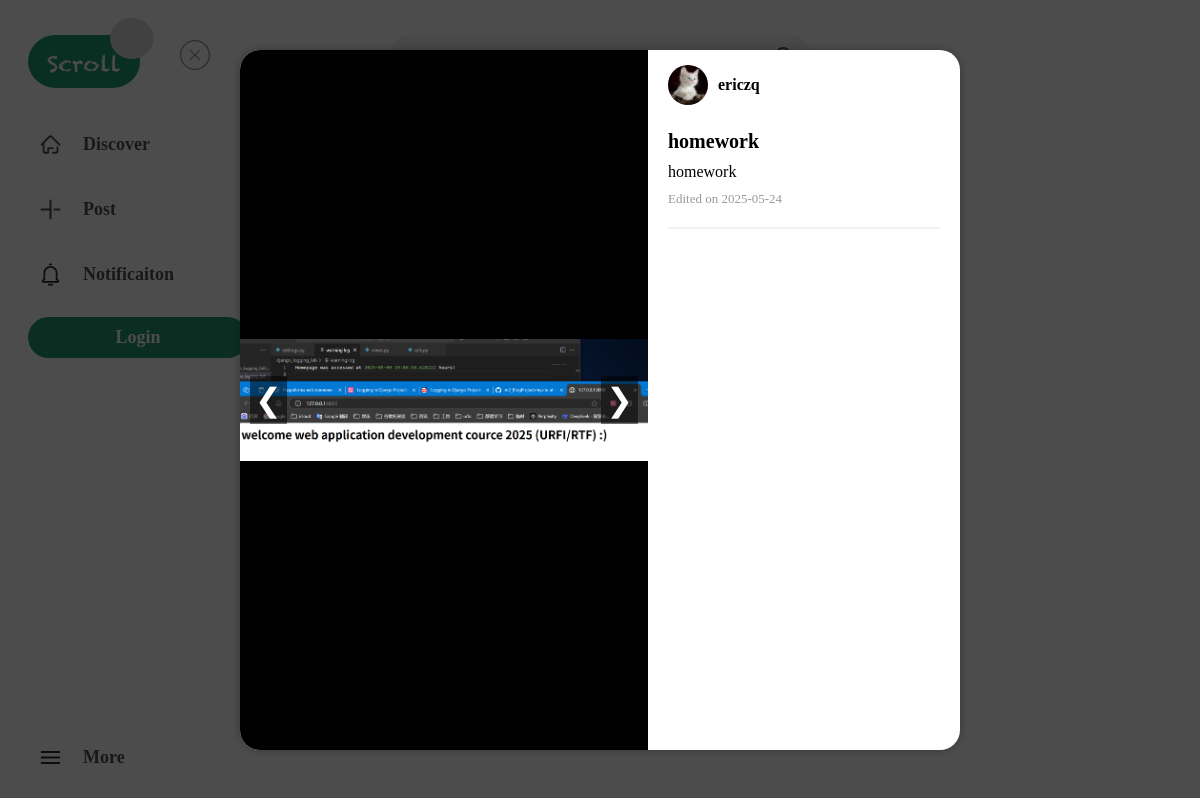
The page /post_detail/1 on the database as committed earlier.
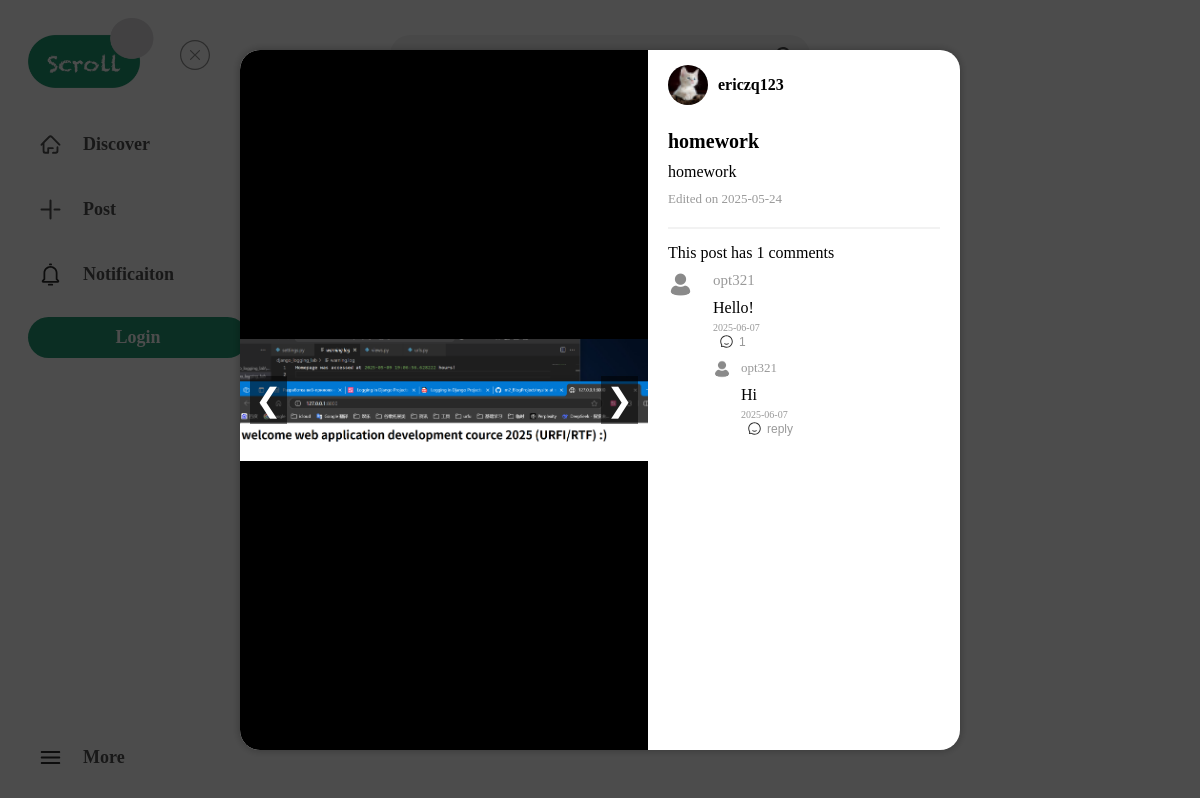
The same page on the database as committed later.
### scroll_app/models/models.py (models this page shows, shortened)
class PostImage(models.Model):
    post = models.ForeignKey(Post, related_name='images', on_delete=models.CASCADE)
    image = models.ImageField(
        upload_to=user_directory_path,
        blank=True,
        null=True)

class Post(models.Model):
    post_id = models.AutoField(primary_key=True)  # 文章ID
    title = models.CharField(max_length=100)  # 标题
    content = models.TextField()  # 内容
    author = models.ForeignKey(CustomUser, on_delete=models.CASCADE, related_name='posts')  # 作者
    is_public = models.BooleanField(default=True)  # 是否公开
    is_commentable = models.BooleanField(default=True)  # 是否可评论
    created_at = models.DateTimeField(auto_now_add=True)  # 创建时间
    updated_at = models.DateTimeField(auto_now=True)  # 更新时间

class CustomUser(AbstractUser):
    user_id = models.AutoField(primary_key=True)  # 用户ID
    email = models.EmailField(unique=True)       # 邮箱（唯一）
    avatar = models.ImageField(upload_to='avatars/', blank=True,null=True, default='avatars/user.png')  # 头像
    bio = models.TextField(blank=True, null=True)  # 个人说明
    USERNAME_FIELD = 'email'  # 使用邮箱作为登录字段
    REQUIRED_FIELDS = ['username']  # 必填字段
    groups = models.ManyToManyField(
        Group,
        verbose_name='groups',
        blank=True,
        help_text='The groups this user belongs to.',
        related_name='customuser_set',  # 自定义反向关联名称
        related_query_name='customuser',
    )
    user_permissions = models.ManyToManyField(
        Permission,
        verbose_name='user permissions',
        blank=True,
        help_text='Specific permissions for this user.',
        related_name='customuser_set',  # 自定义反向关联名称
        related_query_name='customuser',
    )

class Comment(models.Model):
    comment_id = models.AutoField(primary_key=True)  # 评论ID
    content = models.TextField()  # 内容
    author = models.ForeignKey(CustomUser, on_delete=models.CASCADE, related_name='comments')  # 作者
    post = models.ForeignKey(Post, on_delete=models.CASCADE, related_name='comments')  # 文章
    parent_comment = models.ForeignKey('self', on_delete=models.CASCADE, related_name='children_comments', null=True, blank=True)  # 父评论
    created_at = models.DateTimeField(auto_now_add=True)  # 创建时间
    updated_at = models.DateTimeField(auto_now=True)  # 更新时间

### scroll_app/views/views.py (the view)
# urls.py: path('post_detail/<int:post_id>', views.post_detail_view, name='post_detail'),
def post_detail_view(request, post_id):
    post = get_object_or_404(Post, pk=post_id)
    comments = Comment.objects.filter(post=post,parent_comment=None).prefetch_related('children_comments','author').order_by('created_at')
    likes = LikesPost.objects.filter(post=post)
    collects = CollectPost.objects.filter(post=post)
    is_liked = False
    is_collected = False
    is_followed = False
    if request.user.is_authenticated:
        is_liked = LikesPost.objects.filter(post=post, user=request.user).exists()
        is_collected = CollectPost.objects.filter(post=post, user=request.user).exists()
        is_followed = flowsUser.objects.filter(follower=request.user, following=post.author).exists()
    return render(request, 'post_detail.html', {
        'post': post,
        'comments': comments,
        'likes': likes,
        'collects': collects,
        'is_liked': is_liked,
        'is_collected': is_collected,
        'is_followed': is_followed,
    })

### templates/post_detail.html (shortened to what this page needs)
{% extends 'base.html' %}
{% load static %}
{% block post_detail %}
<div id="content">
    <a id="content-close" href="javascript:history.back()"><img src="{% static 'img/logo/off.svg' %}" alt="off"></a>
    <div id="content-body">
        <div id="content-body-left">
            <div id="image-container">
                <button id="prev-btn">&#10094;</button>
                {% for image in post.images.all %}
                <img class="post-image" src="{{image.image.url}}" alt="{{ post.title }}">
                {% endfor %}
                <button id="next-btn">&#10095;</button>
            </div>
        </div>
        <div id="content-body-right">
            <div id="content-header">
                <div id="content-header-left">
                    <img src="{{ post.author.avatar.url }}" alt="user-image">
                    <h4>{{post.author.username}}</h4>
                </div>
            </div>
            <div id="post-details">
                <h4>{{post.title}}</h4>
                <div>
                    <p>{{post.content}}</p>
                    <p id="post-date">Edited on {{ post.updated_at|date:"Y-m-d" }}</p>
                </div>
            </div>
            {% if post.is_commentable %}
            <div id="comment-header">
                {% if comments %}
                <p>This post has {{comments.count}} comments</p>
                 {% for comment in comments %}
                    <div id="comment-details">
                        <img src="{{ comment.author.avatar.url }}" alt="user-image">
                        <div id="comment-content">
                            <p>{{ comment.author.username }}</p>
                            <p>{{ comment.content }}</p>
                            <p>{{ comment.created_at|date:"Y-m-d" }}</p>
                            <button onclick="replyComment('{{comment.comment_id}}')"><img src="{% static 'img/logo/review.svg' %}" alt="reply">
                                {% if comment.children_comments.count != 0 %}
                                <span>{{comment.children_comments.count}}</span>
                                {% endif %}
                            </button>
                            {% if comment.children_comments.exists %}
                            <div id="sub-comment">
                                {% with first_sub_comment=comment.children_comments.all|first %}
                                <div class="sub-comment-details">
                                    <img src="{{first_sub_comment.author.avatar.url}}" alt="avatar">
                                    <div class="sub-comment-content">
                                        <p>{{first_sub_comment.author.username}}</p>
                                        <p>{{first_sub_comment.content}}</p>
                                        <p>{{first_sub_comment.created_at|date:"Y-m-d"}}</p>
                                        <button onclick="replyComment('{{first_sub_comment.comment_id}}')"><img src="{% static 'img/logo/review.svg' %}" alt="reply">
                                            <span>reply</span>
                                        </button>
                                    </div>
                                </div>
                                {% endwith %}
                            </div>
                            {% endif %}
                        </div>
                    </div>
                 {% endfor %}
                {% endif %}
            </div>
            {% endif %}
        </div>
    </div>
</div>
{% endblock %}

Rows that differ between the two databases and show on the page:
changed through a linked row, Post "homework": author.username "ericzq" → "ericzq123"
added Comment: author.avatar (placeholder picture), author.username "opt321", content "Hello!", created_at "2025-06-07", children_comments.count "1", children_comments.author.avatar (placeholder picture), children_comments.author.username "opt321", children_comments.content "Hi", children_comments.created_at "2025-06-07"
Other text that changed with them:
{{ comments.count }}: (not shown) → "1"
text now shown: "This post has comments"
